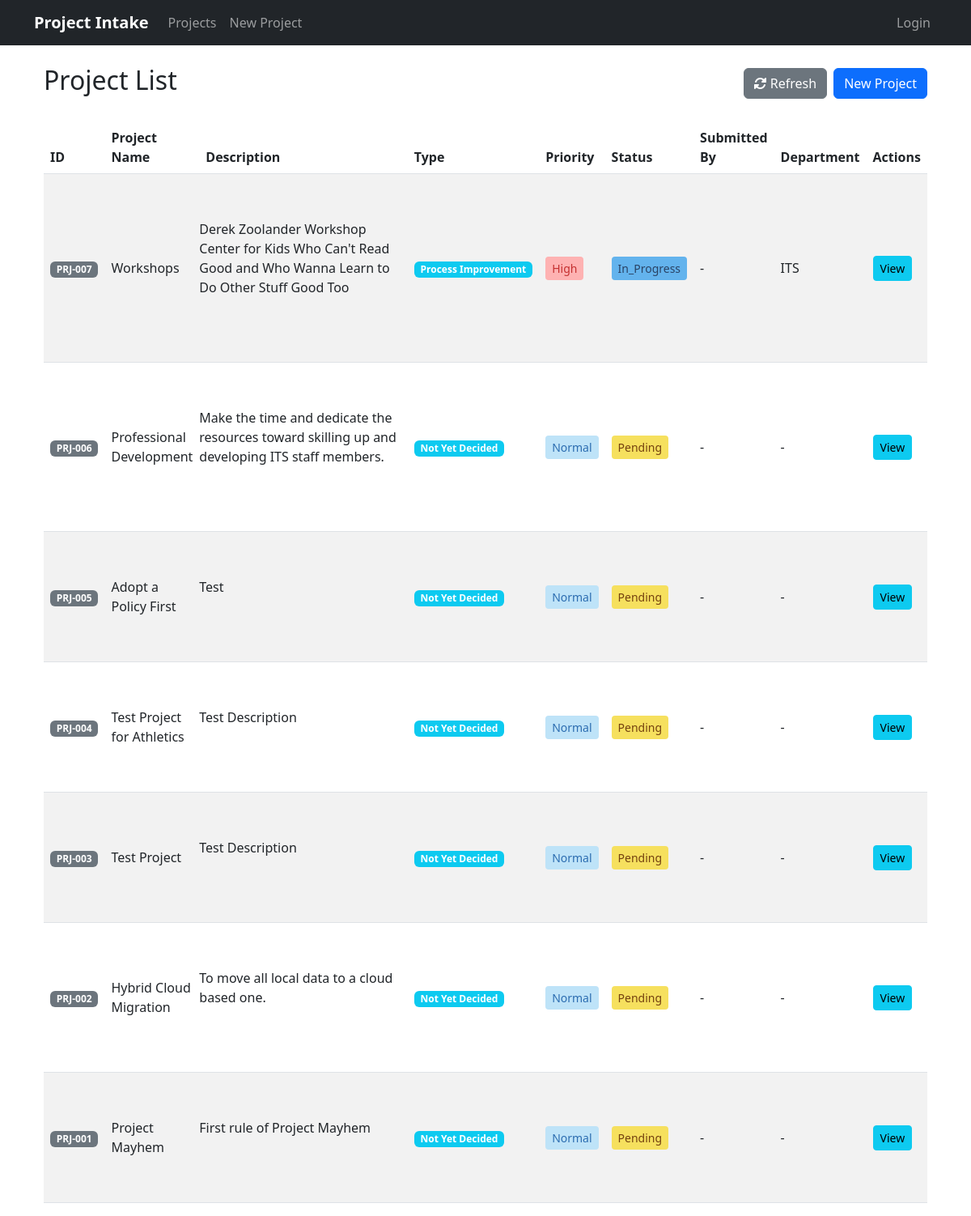
Before: / with the older database file.
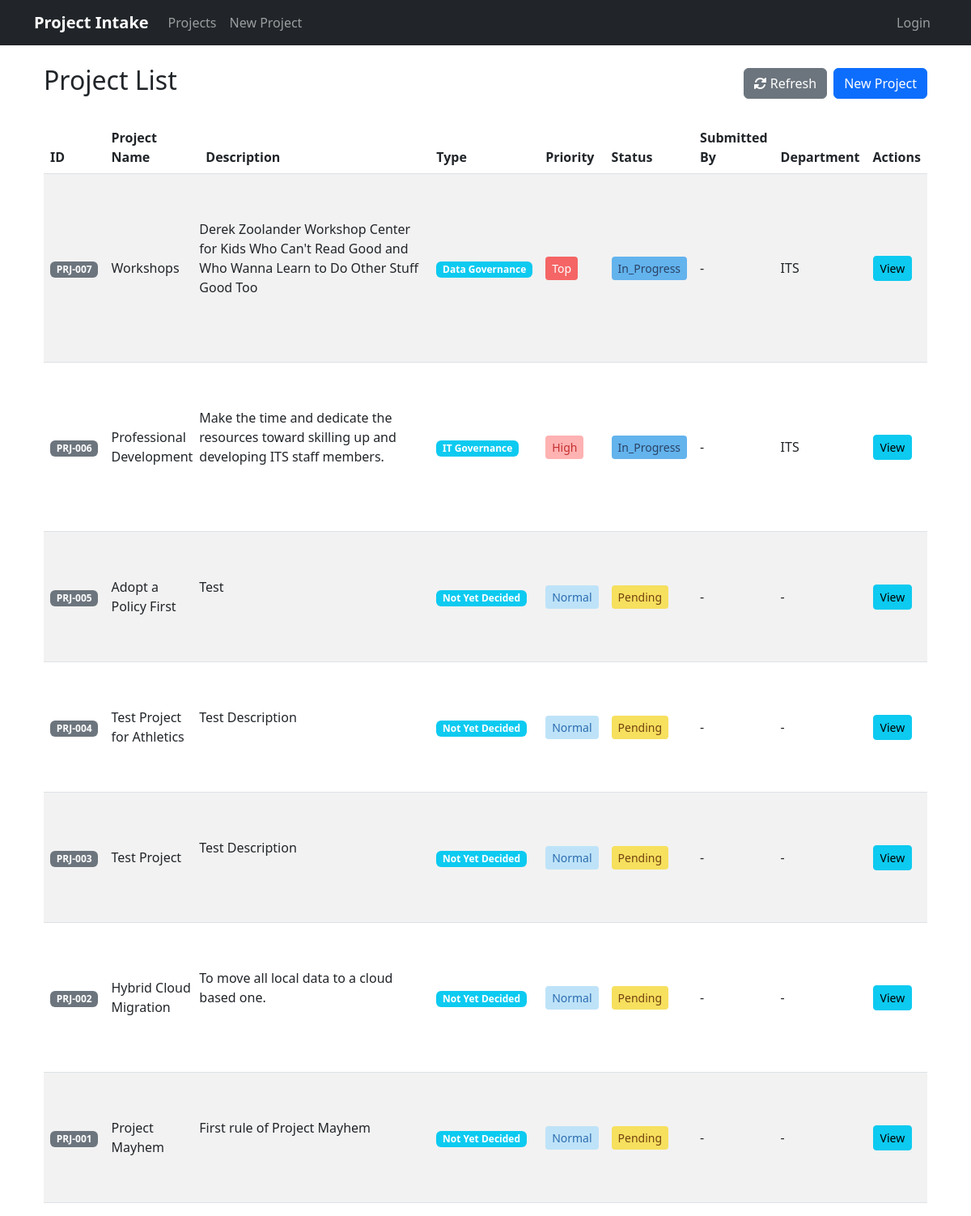
After: the same page with the newer database file.
### projects/models.py (models this page shows, shortened)
class Project(models.Model):
    STATUS_CHOICES = [
        ('pending', 'Pending Review'),
        ('approved', 'Approved'),
        ('rejected', 'Rejected'),
        ('in_progress', 'In Progress'),
        ('completed', 'Completed'),
    ]
    PRIORITY_CHOICES = [
        ('Low', 'Low'),
        ('Normal', 'Normal'),
        ('High', 'High'),
        ('Top', 'Top'),
    ]
    FINAL_PRIORITY_CHOICES = [
        (1, 'Low'),
        (2, 'Medium'),
        (3, 'High'),
    ]
    PROJECT_TYPE_CHOICES = [
        ('not_yet_decided', 'Not Yet Decided'),
        ('process_improvement', 'Process Improvement'),
        ('it_governance', 'IT Governance'),
        ('erp_governance', 'ERP Governance'),
        ('data_governance', 'Data Governance'),
    ]
    title = models.CharField(max_length=200)
    description = models.TextField()
    project_type = models.CharField(max_length=20, choices=PROJECT_TYPE_CHOICES, default='not_yet_decided', help_text="Type of project submission")
    submitted_by = models.ForeignKey(User, on_delete=models.CASCADE, null=True, blank=True)
    submission_date = models.DateTimeField(default=timezone.now)
    status = models.CharField(max_length=20, choices=STATUS_CHOICES, default='pending', null=True, blank=True)
    budget = models.DecimalField(max_digits=10, decimal_places=2, null=True, blank=True)
    start_date = models.DateField(null=True, blank=True)
    end_date = models.DateField(null=True, blank=True)
    department = models.CharField(max_length=100, null=True, blank=True)
    contact_person = models.CharField(max_length=100, null=True, blank=True)
    contact_email = models.EmailField(null=True, blank=True)
    contact_phone = models.CharField(max_length=20, null=True, blank=True)
    triage_notes = models.TextField(blank=True, null=True)
    priority = models.CharField(max_length=10, choices=PRIORITY_CHOICES, default='Normal')
    scoring_notes = models.TextField(blank=True, null=True, help_text="Notes related to project scoring or evaluation")
    final_priority = models.IntegerField(null=True, blank=True, help_text="Project ranking (lower number = higher priority)")
    final_score = models.FloatField(null=True, blank=True, help_text="Final score")
    strategic_alignment = models.IntegerField(null=True, blank=True, help_text="Strategic alignment score (1-5)")
    cost_benefit = models.IntegerField(null=True, blank=True, help_text="Cost benefit score (1-5)")
    user_impact = models.IntegerField(null=True, blank=True, help_text="User impact and adoption score (1-5)")
    ease_of_implementation = models.IntegerField(null=True, blank=True, help_text="Ease of implementation score (1-5)")
    vendor_reputation_support = models.IntegerField(null=True, blank=True, help_text="Vendor reputation and support score (1-5)")
    security_compliance = models.IntegerField(null=True, blank=True, help_text="Security and compliance score (1-5)")
    student_centered = models.IntegerField(null=True, blank=True, help_text="Student-centered score (1-5)")
    @property
    def formatted_id(self):
        return f"PRJ-{self.id:03d}"
    class Meta:
        ordering = ['-submission_date']
        db_table = 'project_requests'

### projects/views.py (the view)
# urls.py: path('', views.project_list, name='project_list'),
def project_list(request):
    projects = Project.objects.all().select_related('submitted_by')
    return render(request, 'projects/project_list.html', {'projects': projects})

### projects/templates/projects/project_list.html (shortened to what this page needs)
{% extends 'base.html' %}
{% block content %}
<div class="container mt-4">
    <div class="d-flex justify-content-between align-items-center mb-4">
        <h2>Project List</h2>
        <div class="d-flex gap-2">
            <button id="refreshButton" class="btn btn-secondary" onclick="refreshProjects()">
                <i class="fas fa-sync-alt"></i> Refresh
            </button>
            <a href="{% url 'projects:project_create' %}" class="btn btn-primary">New Project</a>
        </div>
    </div>
    <div id="projectsTable" class="table-responsive">
        <table class="table table-striped table-hover">
            <thead>
                <tr>
                    <th>ID</th>
                    <th>Project Name</th>
                    <th style="width: 30%">Description</th>
                    <th>Type</th>
                    <th>Priority</th>
                    <th>Status</th>
                    <th>Submitted By</th>
                    <th>Department</th>
                    <th>Actions</th>
                </tr>
            </thead>
            <tbody>
                {% for project in projects %}
                <tr>
                    <td>
                        <span class="badge bg-secondary">
                            {{ project.formatted_id }}
                        </span>
                    </td>
                    <td>{{ project.title }}</td>
                    <td class="description-cell">
                        <div class="description-content text-start">
                            <div class="description-text">{{ project.description|truncatewords:20 }}</div>
                        </div>
                    </td>
                    <td>
                        <span class="badge bg-info">
                            {{ project.get_project_type_display }}
                        </span>
                    </td>
                    <td>
                        <span class="priority-badge priority-{{ project.priority|lower }}">
                            {{ project.priority }}
                        </span>
                    </td>
                    <td>
                        <span class="status-badge status-{{ project.status|lower }}">
                            {{ project.status|title }}
                        </span>
                    </td>
                    <td>{{ project.submitted_by.username|default:"-" }}</td>
                    <td>{{ project.department|default:"-" }}</td>
                    <td>
                        {% if project.id %}
                        <a href="{% url 'projects:project_detail' project.id %}" class="btn btn-info btn-sm">View</a>
                        {% endif %}
                    </td>
                </tr>
                {% empty %}
                <tr>
                    <td colspan="7" class="text-center">No projects found.</td>
                </tr>
                {% endfor %}
            </tbody>
        </table>
    </div>
</div>
{% endblock %}

Changed rows visible on the page:
changed Project "Workshops": project_type "Process Improvement" → "Data Governance"; priority "High" → "Top"
changed Project "Professional Development": project_type "Not Yet Decided" → "IT Governance"; priority "Normal" → "High"; status "Pending" → "In_Progress"; department "-" → "ITS"
